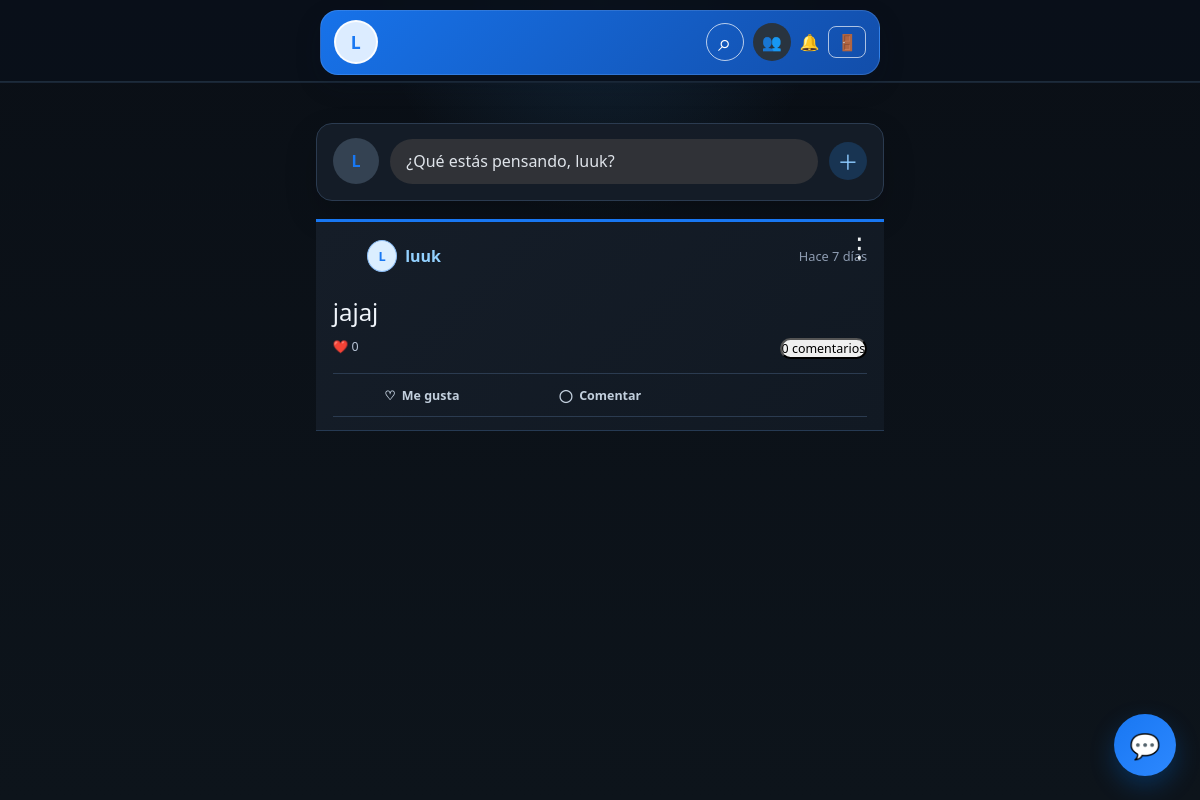
Page /home/1 (signed in) on the earlier database version.
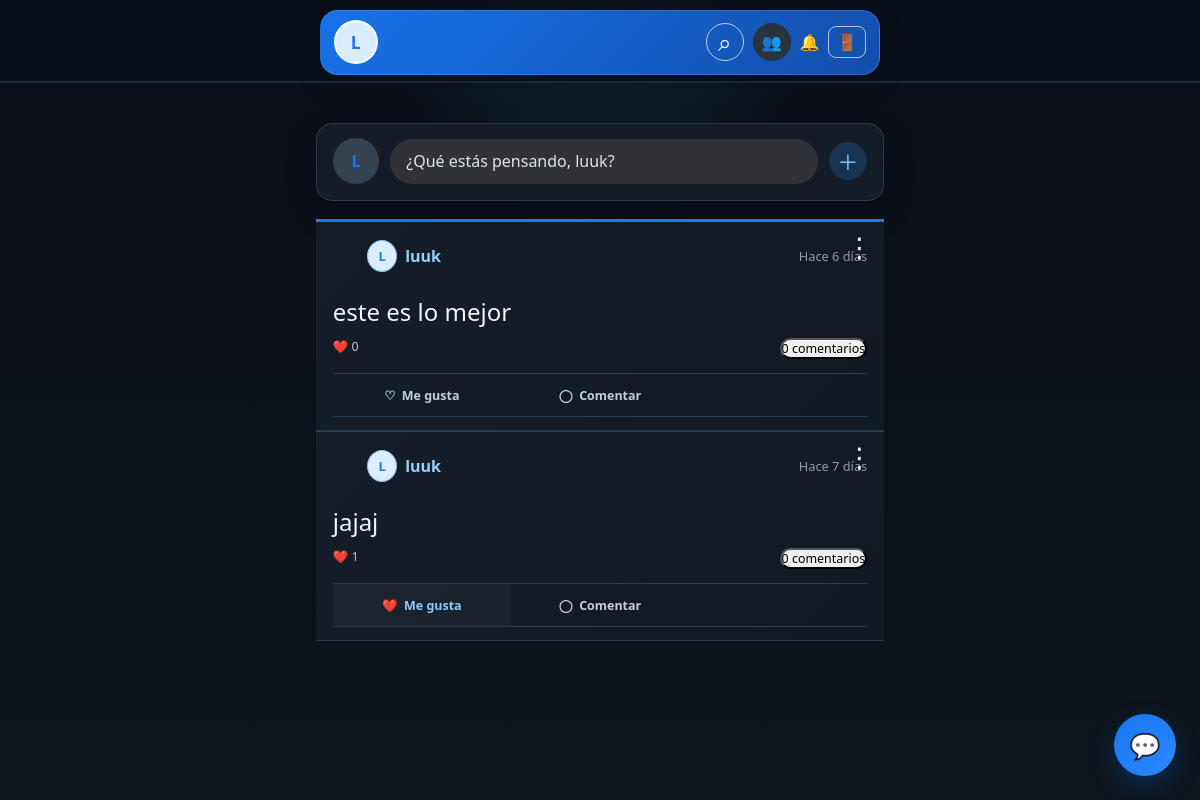
Same page on the later database version.
### app.py (models this page shows)
class Usuario(db.Model):
    id = db.Column(db.Integer, primary_key=True)
    telefono = db.Column(db.String(20), unique=True, nullable=False)
    telefono_publico = db.Column(db.Boolean, default=False, nullable=False)
    usuario = db.Column(db.String(80), unique=True, nullable=False)
    password = db.Column(db.String(200), nullable=False)
    nombre = db.Column(db.String(100))
    bio = db.Column(db.Text)
    foto = db.Column(db.String(200))  # URL o ruta de imagen
    foto_data = db.Column(db.Text)  # Imagen subida, guardada en la base de datos

class Post(db.Model):
    id = db.Column(db.Integer, primary_key=True)
    texto = db.Column(db.Text, nullable=False)
    imagen = db.Column(db.String(255))  # Ruta de imagen
    video = db.Column(db.String(255))
    autor_id = db.Column(db.Integer, db.ForeignKey('usuario.id'), nullable=False)
    autor = db.Column(db.String(80), nullable=False)
    fecha = db.Column(db.DateTime, default=datetime.utcnow)
    likes_count = db.relationship('Like', cascade='all, delete-orphan', lazy=True)
    comentarios = db.relationship('Comentario', cascade='all, delete-orphan', lazy=True,
                                  order_by='Comentario.fecha.asc()')

### app.py (the view)
@app.route("/home/<int:user_id>")
def home(user_id):
    if session.get('user_id') != user_id:
        flash("Inicia sesión para continuar.", "danger")
        return redirect(url_for("login"))
    user = Usuario.query.get(user_id)
    if user:
        posts = Post.query.order_by(Post.fecha.desc()).all()
        usuarios = Usuario.query.all()
        usuarios_dict = {u.usuario: u for u in usuarios}
        user_likes = {like.post_id for like in Like.query.filter_by(usuario_id=user.id).all()}
        unread_count = Mensaje.query.filter(
            Mensaje.grupo_id.is_(None),
            Mensaje.receptor_id == user.id,
            Mensaje.leido.is_(False),
        ).count()
        return render_template("home.html", usuario=user, user_id=user.id, posts=posts,
                     usuarios_dict=usuarios_dict, user_likes=user_likes,
                     unread_count=unread_count,
                     notification_count=Notificacion.query.filter_by(usuario_id=user.id, leida=False).count())
    else:
        flash("Usuario no encontrado.")
        return redirect(url_for("index"))

### app.py (called while the page is built)
@app.template_filter("timeago")
def timeago(value):
    if not value:
        return "Ahora"
    seconds = max(0, int((datetime.utcnow() - value).total_seconds()))
    if seconds < 60:
        return "Ahora"
    minutes = seconds // 60
    if minutes < 60:
        return f"Hace {minutes} min"
    hours = minutes // 60
    if hours < 24:
        return f"Hace {hours} h"
    days = hours // 24
    return f"Hace {days} día{'s' if days != 1 else ''}"

### templates/home.html (shortened to what this page needs)
<!DOCTYPE html>
<html lang="es">
<head>
    <link rel="stylesheet" type="text/css" href="{{ url_for('static', filename='style_new.css') }}">
</head>
<body>
    <a class="messages-fab" href="{{ url_for('mensajes', user_id=user_id) }}" aria-label="Abrir mensajes">
        <span class="messages-fab-icon">💬</span>
    </a>
    <header class="home-header">
        <div class="container home-header-stack">
            <div class="home-toolbar">
                <a href="{{ url_for('perfil', user_id=usuario.id, current_user_id=usuario.id) }}" class="profile-avatar-link" aria-label="Abrir mi perfil" title="Mi perfil">
                    {% if usuario.foto_data or usuario.foto %}
                        <img src="{{ usuario.foto_data or usuario.foto }}" alt="Foto de perfil de {{ usuario.usuario }}">
                    {% else %}
                        <span>{{ usuario.usuario[0]|upper }}</span>
                    {% endif %}
                </a>
                <div class="home-toolbar-actions">
                    <div class="header-search" id="header-search">
                        <button type="button" class="search-toggle" id="search-toggle" aria-label="Buscar perfiles" title="Buscar perfiles" aria-expanded="false">⌕</button>
                    </div>
                    <a class="friends-link" href="{{ url_for('amigos', user_id=user_id) }}" aria-label="Abrir amigos y solicitudes" title="Amigos y solicitudes">👥</a>
                    <a class="notifications-link" href="{{ url_for('notificaciones', user_id=user_id) }}" aria-label="Abrir notificaciones" title="Notificaciones">🔔</a>
                    <a href="{{ url_for('logout') }}" class="logout-button" aria-label="Cerrar sesión" title="Cerrar sesión" onclick="return window.confirm('¿Seguro que quieres cerrar sesión?');"><span aria-hidden="true">🚪</span></a>
                </div>
            </div>
        </div>
    </header>
    <main class="feed-page container">
        <div class="post-card composer-card">
            <div class="card-body">
                <div class="composer-launcher" onclick="openComposer()" role="button" tabindex="0" aria-label="Crear una publicación">
                    {% if usuario.foto_data or usuario.foto %}
                        <img class="composer-avatar" src="{{ usuario.foto_data or usuario.foto }}" alt="">
                    {% else %}
                        <span class="composer-avatar composer-avatar-fallback">{{ usuario.usuario[0]|upper }}</span>
                    {% endif %}
                    <span class="composer-launch-text">¿Qué estás pensando, {{ usuario.usuario }}?</span>
                    <span class="composer-launch-arrow" aria-hidden="true">＋</span>
                </div>
            </div>
        </div>
        {% if posts %}
            {% for post in posts %}
            <div class="post-card pressable-post" data-menu-target="post-menu-{{ post.id }}" data-comment-post="{{ post.id }}">
                <div class="card-body">
                    {% if post.autor_id == user_id %}
                        <button class="post-menu-trigger" type="button" aria-label="Opciones de publicación" onclick="toggleMenu('post-menu-{{ post.id }}')">⋮</button>
                    {% endif %}
                    <div class="post-meta">
                        {% set post_user = usuarios_dict.get(post.autor) %}
                        {% if post_user %}
                            <a href="{{ url_for('perfil', user_id=post_user.id, current_user_id=user_id) }}" class="post-author">
                                {% if post_user.foto_data or post_user.foto %}
                                    <img src="{{ post_user.foto_data or post_user.foto }}" alt="" class="post-author-avatar">
                                {% else %}
                                    <span class="post-author-avatar post-author-avatar-fallback">{{ post.autor[0]|upper }}</span>
                                {% endif %}
                                <span>{{ post.autor }}</span>
                            </a>
                        {% else %}
                            <span class="post-author"><span class="post-author-avatar post-author-avatar-fallback">{{ post.autor[0]|upper }}</span><span>{{ post.autor }}</span></span>
                        {% endif %}
                        <span class="post-time" title="{{ post.fecha.strftime('%d/%m/%Y %H:%M') if post.fecha else 'Ahora' }}">{{ post.fecha|timeago }}</span>
                    </div>
                    {% if post.texto %}
                        <p class="card-text">{{ post.texto }}</p>
                    {% endif %}
                    <div class="post-engagement-summary">
                        <span>❤️ {{ post.likes_count|length }}</span>
                        <button type="button" class="comment-count-link" onclick="focusComment({{ post.id }})">{{ post.comentarios|length }} comentarios</button>
                    </div>
                    <div class="post-actions">
                        {% if post.id in user_likes %}
                            <a href="/like/{{ post.id }}/{{ user_id }}" class="post-action liked like-button">
                                ❤️ <span>Me gusta</span>
                            </a>
                        {% else %}
                            <a href="/like/{{ post.id }}/{{ user_id }}" class="post-action like-button">
                                ♡ <span>Me gusta</span>
                            </a>
                        {% endif %}
                        <button type="button" class="post-action post-comment-action" aria-expanded="false" onclick="focusComment({{ post.id }})">◯ <span>Comentar</span></button>
                    </div>
                </div>
            </div>
            {% endfor %}
        {% else %}
            <div class="alert alert-info">
                📝 No hay posts aún. ¡Sé el primero en publicar algo increíble!
            </div>
        {% endif %}
    </main>
</body>
</html>

Differences in the rows shown:
added Post: autor "L", autor "luuk", fecha "Hace 6 días", texto "este es lo mejor", likes_count|length "0", comentarios|length "0"
computed for Post "jajaj": likes_count|length "0" → "1"; text "♡" → "❤️"
